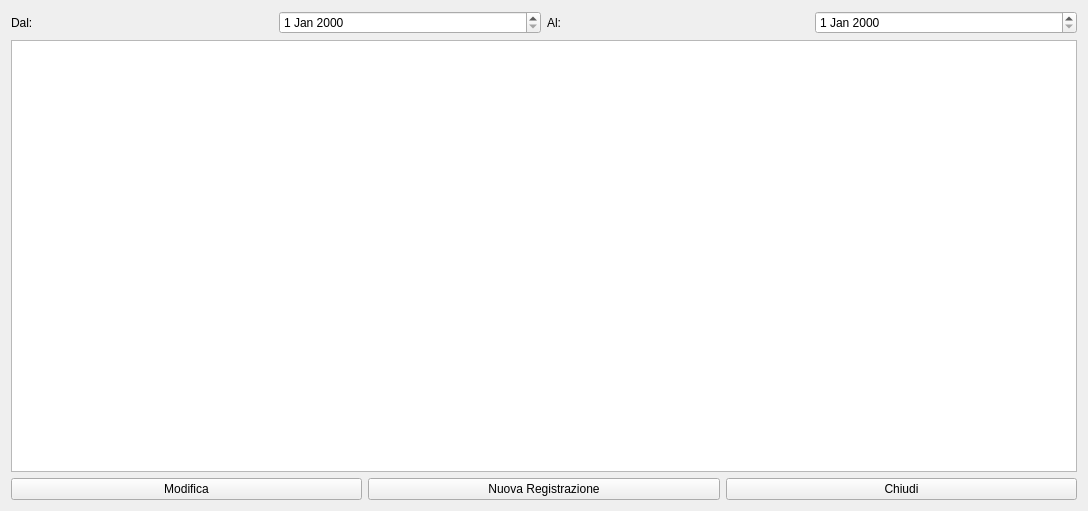
<?xml version="1.0" encoding="UTF-8"?>
<ui version="4.0">
 <class>COperations</class>
 <widget class="QWidget" name="COperations">
  <property name="geometry">
   <rect>
    <x>0</x>
    <y>0</y>
    <width>1088</width>
    <height>511</height>
   </rect>
  </property>
  <property name="windowTitle">
   <string>Registrazioni</string>
  </property>
  <property name="windowIcon">
   <iconset resource="graphics.qrc">
    <normaloff>:/Resources/palet-03-icon.png</normaloff>:/Resources/palet-03-icon.png</iconset>
  </property>
  <layout class="QVBoxLayout" name="verticalLayout">
   <item>
    <layout class="QHBoxLayout" name="horizontalLayout">
     <item>
      <widget class="QLabel" name="label">
       <property name="text">
        <string>Dal:</string>
       </property>
      </widget>
     </item>
     <item>
      <widget class="QDateEdit" name="deDal"/>
     </item>
     <item>
      <widget class="QLabel" name="label_2">
       <property name="text">
        <string>Al:</string>
       </property>
      </widget>
     </item>
     <item>
      <widget class="QDateEdit" name="deAl"/>
     </item>
    </layout>
   </item>
   <item>
    <widget class="QTableView" name="tvMain">
     <property name="editTriggers">
      <set>QAbstractItemView::NoEditTriggers</set>
     </property>
     <property name="alternatingRowColors">
      <bool>true</bool>
     </property>
     <property name="selectionMode">
      <enum>QAbstractItemView::SingleSelection</enum>
     </property>
     <property name="selectionBehavior">
      <enum>QAbstractItemView::SelectRows</enum>
     </property>
     <property name="sortingEnabled">
      <bool>true</bool>
     </property>
     <attribute name="horizontalHeaderStretchLastSection">
      <bool>true</bool>
     </attribute>
     <attribute name="verticalHeaderVisible">
      <bool>false</bool>
     </attribute>
    </widget>
   </item>
   <item>
    <layout class="QHBoxLayout" name="horizontalLayout_2">
     <item>
      <widget class="QPushButton" name="pushButton">
       <property name="toolTip">
        <string>modifica registrazione selezionata</string>
       </property>
       <property name="text">
        <string>Modifica</string>
       </property>
       <property name="icon">
        <iconset resource="graphics.qrc">
         <normaloff>:/Resources/Pencil.PNG</normaloff>:/Resources/Pencil.PNG</iconset>
       </property>
       <property name="iconSize">
        <size>
         <width>32</width>
         <height>32</height>
        </size>
       </property>
      </widget>
     </item>
     <item>
      <widget class="QPushButton" name="pushButton_3">
       <property name="text">
        <string>Nuova Registrazione</string>
       </property>
       <property name="icon">
        <iconset resource="graphics.qrc">
         <normaloff>:/Resources/Visa.PNG</normaloff>:/Resources/Visa.PNG</iconset>
       </property>
       <property name="iconSize">
        <size>
         <width>32</width>
         <height>32</height>
        </size>
       </property>
      </widget>
     </item>
     <item>
      <widget class="QPushButton" name="pushButton_2">
       <property name="text">
        <string>Chiudi</string>
       </property>
       <property name="icon">
        <iconset resource="graphics.qrc">
         <normaloff>:/Resources/Actions-window-close-icon.png</normaloff>:/Resources/Actions-window-close-icon.png</iconset>
       </property>
       <property name="iconSize">
        <size>
         <width>32</width>
         <height>32</height>
        </size>
       </property>
      </widget>
     </item>
    </layout>
   </item>
  </layout>
 </widget>
 <resources>
  <include location="graphics.qrc"/>
 </resources>
 <connections/>
</ui>
